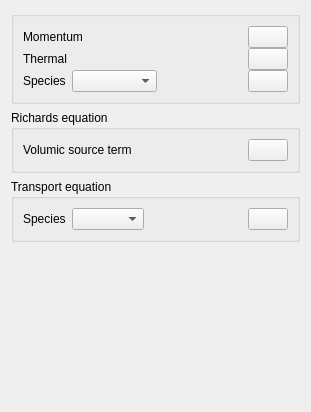
<?xml version="1.0" encoding="UTF-8"?>
<ui version="4.0">
 <class>SourceTermsForm</class>
 <widget class="QWidget" name="SourceTermsForm">
  <property name="geometry">
      <rect>
          <x>0</x>
          <y>0</y>
          <width>311</width>
          <height>412</height>
      </rect>
  </property>
     <property name="windowTitle">
         <string>Form</string>
     </property>
     <layout class="QVBoxLayout" name="verticalLayout">
         <item>
             <widget class="QGroupBox" name="groupBoxStandard">
                 <property name="sizePolicy">
                     <sizepolicy hsizetype="MinimumExpanding" vsizetype="Preferred">
                         <horstretch>0</horstretch>
                         <verstretch>0</verstretch>
                     </sizepolicy>
                 </property>
                 <property name="minimumSize">
                     <size>
                         <width>230</width>
                         <height>0</height>
                     </size>
                 </property>
                 <property name="title">
                     <string/>
                 </property>
                 <layout class="QGridLayout" name="gridLayout_8">
                     <item row="0" column="0">
                         <layout class="QVBoxLayout" name="_15">
                             <property name="spacing">
                                 <number>0</number>
                             </property>
                             <property name="sizeConstraint">
                                 <enum>QLayout::SetDefaultConstraint</enum>
                             </property>
                             <property name="margin">
                                 <number>0</number>
                             </property>
                             <item>
                                 <layout class="QHBoxLayout" name="_16">
                                     <property name="spacing">
                                         <number>6</number>
                                     </property>
                                     <property name="margin">
                                         <number>0</number>
                                     </property>
                                     <item>
                                         <widget class="QLabel" name="labelMomentum">
                                             <property name="toolTip">
                                                 <string>&lt;html&gt;&lt;head/&gt;&lt;body&gt;&lt;p&gt;&lt;span style=&quot;
                                                     font-size:9pt;&quot;&gt;Define momentum source terms using the
                                                     formula editor.&lt;/span&gt;&lt;/p&gt;&lt;/body&gt;&lt;/html&gt;
                                                 </string>
                                             </property>
                                             <property name="text">
                                                 <string>Momentum</string>
                                             </property>
                                         </widget>
                                     </item>
                                     <item>
                                         <spacer>
                                             <property name="orientation">
                                                 <enum>Qt::Horizontal</enum>
                                             </property>
                                             <property name="sizeHint" stdset="0">
                                                 <size>
                                                     <width>16</width>
                                                     <height>20</height>
                                                 </size>
                                             </property>
                                         </spacer>
                                     </item>
                                     <item>
                                         <widget class="QPushButton" name="pushButtonMomentum">
                                             <property name="toolTip">
                                                 <string>&lt;html&gt;&lt;head/&gt;&lt;body&gt;&lt;p&gt;&lt;span style=&quot;
                                                     font-size:9pt;&quot;&gt;Define momentum source terms using the
                                                     formula editor.&lt;/span&gt;&lt;/p&gt;&lt;/body&gt;&lt;/html&gt;
                                                 </string>
                                             </property>
                                             <property name="text">
                                                 <string/>
                                             </property>
                                             <property name="icon">
                                                 <iconset resource="resources_pages.qrc">
                                                     <normaloff>
                                                         :/new/prefix1/icons/22x22/edit-find-replace.png</normaloff>
                                                     :/new/prefix1/icons/22x22/edit-find-replace.png
                                                 </iconset>
                                             </property>
                                         </widget>
                                     </item>
                                 </layout>
                             </item>
                             <item>
                                 <layout class="QHBoxLayout" name="_17">
                                     <property name="spacing">
                                         <number>6</number>
                                     </property>
                                     <property name="margin">
                                         <number>0</number>
                                     </property>
                                     <item>
                                         <widget class="QLabel" name="labelThermal">
                                             <property name="toolTip">
                                                 <string>&lt;html&gt;&lt;head/&gt;&lt;body&gt;&lt;p&gt;&lt;span style=&quot;
                                                     font-size:9pt;&quot;&gt;Define thermal source terms using the
                                                     formula editor.&lt;/span&gt;&lt;/p&gt;&lt;/body&gt;&lt;/html&gt;
                                                 </string>
                                             </property>
                                             <property name="text">
                                                 <string>Thermal</string>
                                             </property>
                                         </widget>
                                     </item>
                                     <item>
                                         <spacer>
                                             <property name="orientation">
                                                 <enum>Qt::Horizontal</enum>
                                             </property>
                                             <property name="sizeHint" stdset="0">
                                                 <size>
                                                     <width>16</width>
                                                     <height>20</height>
                                                 </size>
                                             </property>
                                         </spacer>
                                     </item>
                                     <item>
                                         <widget class="QPushButton" name="pushButtonThermal">
                                             <property name="toolTip">
                                                 <string>&lt;html&gt;&lt;head/&gt;&lt;body&gt;&lt;p&gt;&lt;span style=&quot;
                                                     font-size:9pt;&quot;&gt;Define thermal source terms using the
                                                     formula editor.&lt;/span&gt;&lt;/p&gt;&lt;/body&gt;&lt;/html&gt;
                                                 </string>
                                             </property>
                                             <property name="text">
                                                 <string/>
                                             </property>
                                             <property name="icon">
                                                 <iconset resource="resources_pages.qrc">
                                                     <normaloff>
                                                         :/new/prefix1/icons/22x22/edit-find-replace.png</normaloff>
                                                     :/new/prefix1/icons/22x22/edit-find-replace.png
                                                 </iconset>
                                             </property>
                                         </widget>
                                     </item>
                                 </layout>
                             </item>
                             <item>
                                 <layout class="QHBoxLayout" name="_18">
                                     <property name="spacing">
                                         <number>6</number>
                                     </property>
                                     <property name="margin">
                                         <number>0</number>
                                     </property>
                                     <item>
                                         <widget class="QLabel" name="labelSpecies">
                                             <property name="toolTip">
                                                 <string>&lt;html&gt;&lt;head/&gt;&lt;body&gt;&lt;p&gt;&lt;span style=&quot;
                                                     font-size:9pt;&quot;&gt;Define scalar source terms by selecting the
                                                     user scalar and using the formula editor.&lt;/span&gt;&lt;/p&gt;&lt;/body&gt;&lt;/html&gt;
                                                 </string>
                                             </property>
                                             <property name="text">
                                                 <string>Species</string>
                                             </property>
                                         </widget>
                                     </item>
                                     <item>
                                         <widget class="QComboBox" name="comboBoxSpecies">
                                             <property name="sizePolicy">
                                                 <sizepolicy hsizetype="MinimumExpanding" vsizetype="Fixed">
                                                     <horstretch>0</horstretch>
                                                     <verstretch>0</verstretch>
                                                 </sizepolicy>
                                             </property>
                                             <property name="minimumSize">
                                                 <size>
                                                     <width>80</width>
                                                     <height>0</height>
                                                 </size>
                                             </property>
                                             <property name="toolTip">
                                                 <string>&lt;html&gt;&lt;head/&gt;&lt;body&gt;&lt;p&gt;&lt;span style=&quot;
                                                     font-size:9pt;&quot;&gt;Define scalar source terms by selecting the
                                                     user scalar and using the formula editor.&lt;/span&gt;&lt;/p&gt;&lt;/body&gt;&lt;/html&gt;
                                                 </string>
                                             </property>
                                         </widget>
                                     </item>
                                     <item>
                                         <spacer>
                                             <property name="orientation">
                                                 <enum>Qt::Horizontal</enum>
                                             </property>
                                             <property name="sizeHint" stdset="0">
                                                 <size>
                                                     <width>16</width>
                                                     <height>20</height>
                                                 </size>
                                             </property>
                                         </spacer>
                                     </item>
                                     <item>
                                         <widget class="QPushButton" name="pushButtonSpecies">
                                             <property name="toolTip">
                                                 <string>&lt;html&gt;&lt;head/&gt;&lt;body&gt;&lt;p&gt;&lt;span style=&quot;
                                                     font-size:9pt;&quot;&gt;Define scalar source terms by selecting the
                                                     user scalar and using the formula editor.&lt;/span&gt;&lt;/p&gt;&lt;/body&gt;&lt;/html&gt;
                                                 </string>
                                             </property>
                                             <property name="text">
                                                 <string/>
                                             </property>
                                             <property name="icon">
                                                 <iconset resource="resources_pages.qrc">
                                                     <normaloff>
                                                         :/new/prefix1/icons/22x22/edit-find-replace.png</normaloff>
                                                     :/new/prefix1/icons/22x22/edit-find-replace.png
                                                 </iconset>
                                             </property>
                                         </widget>
                                     </item>
                                 </layout>
                             </item>
                         </layout>
                     </item>
                 </layout>
             </widget>
         </item>
         <item>
             <widget class="QGroupBox" name="groupBoxRichards">
                 <property name="toolTip">
                     <string>&lt;html&gt;&lt;head/&gt;&lt;body&gt;&lt;p&gt;&lt;span style=&quot; font-size:9pt;&quot;&gt;Define
                         a volumetric source term for the Richards equation.&lt;/span&gt;&lt;/p&gt;&lt;/body&gt;&lt;/html&gt;
                     </string>
                 </property>
                 <property name="title">
                     <string>Richards equation</string>
                 </property>
                 <layout class="QGridLayout" name="gridLayout_9">
                     <item row="0" column="0">
                         <layout class="QHBoxLayout" name="_19">
                             <property name="spacing">
                                 <number>6</number>
                             </property>
                             <property name="margin">
                                 <number>0</number>
                             </property>
                             <item>
                                 <widget class="QLabel" name="labelRichards">
                                     <property name="toolTip">
                                         <string>&lt;html&gt;&lt;head/&gt;&lt;body&gt;&lt;p&gt;&lt;span style=&quot;
                                             font-size:9pt;&quot;&gt;Define a volumetric source term for the Richards
                                             equation.&lt;/span&gt;&lt;/p&gt;&lt;/body&gt;&lt;/html&gt;
                                         </string>
                                     </property>
                                     <property name="text">
                                         <string>Volumic source term</string>
                                     </property>
                                 </widget>
                             </item>
                             <item>
                                 <spacer>
                                     <property name="orientation">
                                         <enum>Qt::Horizontal</enum>
                                     </property>
                                     <property name="sizeHint" stdset="0">
                                         <size>
                                             <width>16</width>
                                             <height>20</height>
                                         </size>
                                     </property>
                                 </spacer>
                             </item>
                             <item>
                                 <widget class="QPushButton" name="pushButtonRichards">
                                     <property name="toolTip">
                                         <string>&lt;html&gt;&lt;head/&gt;&lt;body&gt;&lt;p&gt;&lt;span style=&quot;
                                             font-size:9pt;&quot;&gt;Define a volumetric source term for the Richards
                                             equation.&lt;/span&gt;&lt;/p&gt;&lt;/body&gt;&lt;/html&gt;
                                         </string>
                                     </property>
                                     <property name="text">
                                         <string/>
                                     </property>
                                     <property name="icon">
                                         <iconset resource="resources_pages.qrc">
                                             <normaloff>:/new/prefix1/icons/22x22/edit-find-replace.png</normaloff>
                                             :/new/prefix1/icons/22x22/edit-find-replace.png
                                         </iconset>
                                     </property>
                                 </widget>
                             </item>
                         </layout>
                     </item>
                 </layout>
             </widget>
         </item>
         <item>
             <widget class="QGroupBox" name="groupBoxTransport">
                 <property name="toolTip">
                     <string>&lt;html&gt;&lt;head/&gt;&lt;body&gt;&lt;p&gt;&lt;span style=&quot; font-size:9pt;&quot;&gt;Define
                         a scalar source term for groundwater flows.&lt;/span&gt;&lt;/p&gt;&lt;/body&gt;&lt;/html&gt;
                     </string>
                 </property>
                 <property name="title">
                     <string>Transport equation</string>
                 </property>
                 <layout class="QGridLayout" name="gridLayout_7">
                     <item row="0" column="0">
                         <layout class="QHBoxLayout" name="_14">
                             <property name="spacing">
                                 <number>6</number>
                             </property>
                             <property name="margin">
                                 <number>0</number>
                             </property>
                             <item>
                                 <widget class="QLabel" name="labelSpecies2">
                                     <property name="toolTip">
                                         <string>&lt;html&gt;&lt;head/&gt;&lt;body&gt;&lt;p&gt;&lt;span style=&quot;
                                             font-size:9pt;&quot;&gt;Define a scalar source term for groundwater flows.&lt;/span&gt;&lt;/p&gt;&lt;/body&gt;&lt;/html&gt;
                                         </string>
                                     </property>
                                     <property name="text">
                                         <string>Species</string>
                                     </property>
                                 </widget>
                             </item>
                             <item>
                                 <widget class="QComboBox" name="comboBoxSpecies2">
                                     <property name="toolTip">
                                         <string>&lt;html&gt;&lt;head/&gt;&lt;body&gt;&lt;p&gt;&lt;span style=&quot;
                                             font-size:9pt;&quot;&gt;Define a scalar source term for groundwater flows.&lt;/span&gt;&lt;/p&gt;&lt;/body&gt;&lt;/html&gt;
                                         </string>
                                     </property>
                                 </widget>
                             </item>
                             <item>
                                 <spacer>
                                     <property name="orientation">
                                         <enum>Qt::Horizontal</enum>
                                     </property>
                                     <property name="sizeHint" stdset="0">
                                         <size>
                                             <width>16</width>
                                             <height>20</height>
                                         </size>
                                     </property>
                                 </spacer>
                             </item>
                             <item>
                                 <widget class="QPushButton" name="pushButtonSpecies2">
                                     <property name="toolTip">
                                         <string>&lt;html&gt;&lt;head/&gt;&lt;body&gt;&lt;p&gt;&lt;span style=&quot;
                                             font-size:9pt;&quot;&gt;Define a scalar source term for groundwater flows.&lt;/span&gt;&lt;/p&gt;&lt;/body&gt;&lt;/html&gt;
                                         </string>
                                     </property>
                                     <property name="text">
                                         <string/>
                                     </property>
                                     <property name="icon">
                                         <iconset resource="resources_pages.qrc">
                                             <normaloff>:/new/prefix1/icons/22x22/edit-find-replace.png</normaloff>
                                             :/new/prefix1/icons/22x22/edit-find-replace.png
                                         </iconset>
                                     </property>
                                 </widget>
                             </item>
                         </layout>
                     </item>
                 </layout>
             </widget>
         </item>
         <item>
             <spacer name="verticalSpacer">
                 <property name="orientation">
                     <enum>Qt::Vertical</enum>
                 </property>
                 <property name="sizeHint" stdset="0">
                     <size>
                         <width>20</width>
                         <height>89</height>
                     </size>
                 </property>
             </spacer>
         </item>
     </layout>
 </widget>
 <resources>
  <include location="resources_pages.qrc"/>
 </resources>
 <connections/>
</ui>
